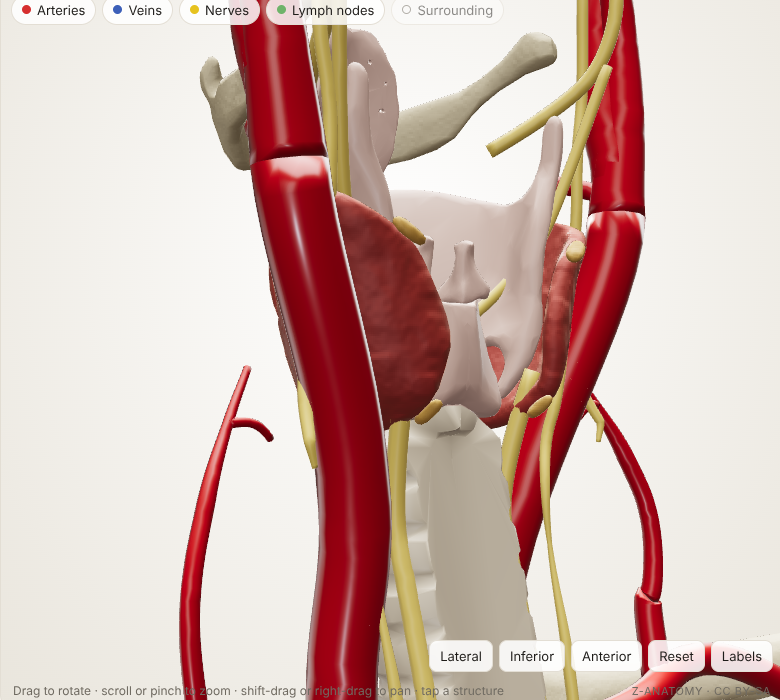
#> input picture shots/thy-postL.png, 780 x 700 px
$ python -i compose.py   (imports and definitions only)
#> lines starting #> are read from the running program, lines starting #| are printed output that depends on the picture; after the words box and inside, x2 and y2 are one past the last pixel; in counts of white or black regions, pixels touching at a corner belong together
# Assembles a narrated surgical film from the rendered 3D frames.
#   python3 tools/film/compose.py <film dir> <work dir> [segment ids...]
# Puts each frame on a dark backdrop, smooths the motion from the render
# rate to 24 fps (ffmpeg minterpolate), draws labels, step headings and
# subtitles crisply on top, cross-fades between steps, adds the title and
# closing cards and the narration, and writes <work dir>/film.mp4.
import json, os, re, subprocess, sys, math
import numpy as np
from PIL import Image, ImageDraw, ImageFont, ImageFilter, ImageEnhance

FILM, WORK = sys.argv[1], sys.argv[2]
S = WORK
W, H, FPS = 1280, 720, 24
# [2 lines not run here, left out]
# [1 line that did not run here, left out]
FONT = '/usr/share/fonts/opentype/inter/Inter-%s.otf'
f_label = ImageFont.truetype(FONT % 'Medium', 19)
f_sub = ImageFont.truetype(FONT % 'Medium', 27)
f_step = ImageFont.truetype(FONT % 'SemiBold', 15)
f_title = ImageFont.truetype(FONT % 'Bold', 34)
f_big = ImageFont.truetype(FONT % 'Bold', 64)
f_mid = ImageFont.truetype(FONT % 'Medium', 28)
f_small = ImageFont.truetype(FONT % 'Regular', 18)
ORANGE, WHITE, MUTED = (255, 138, 61), (245, 245, 245), (190, 198, 210)

def backdrop():
    y, x = np.mgrid[0:H, 0:W]
    r = np.sqrt(((x - W * 0.5) / W) ** 2 + ((y - H * 0.45) / H) ** 2)
    k = np.clip(r / 0.75, 0, 1)[..., None]
    c0, c1 = np.array([38, 46, 58]), np.array([10, 13, 18])
    return Image.fromarray((c0 * (1 - k) + c1 * k).astype(np.uint8), 'RGB')
BG = backdrop()
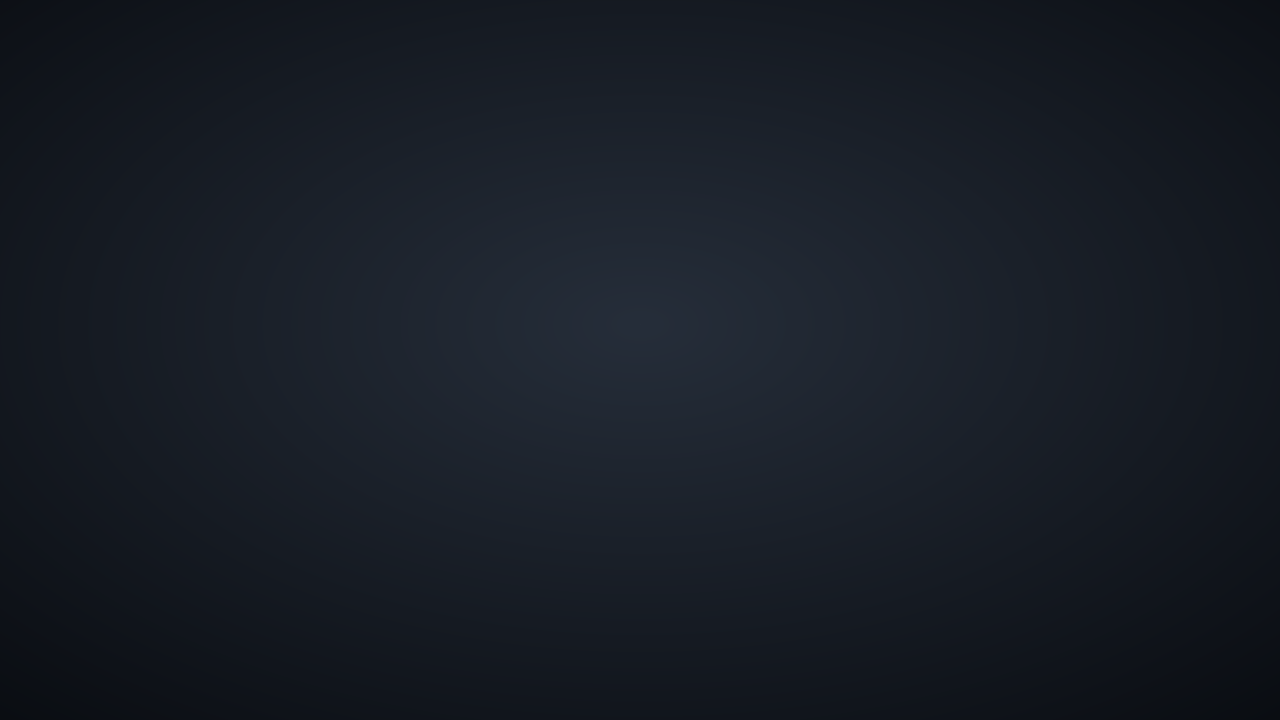
#> BG: PIL image 1280x720 RGB; mean R, G, B 23.1, 28.6, 37
#> further down, picture is the input picture: PIL image 780x700 RGB; mean R, G, B 211.2, 183.6, 176.9

def ease(t):
    t = max(0.0, min(1.0, t))
    return t * t * (3 - 2 * t)

# [19 lines left out: functions sentences, wrap, not called in this run]

def label_text(L):
    return L['name'] + ('  — at risk' if L['danger'] else '')

# [124 lines left out: functions place_labels, draw_labels, draw_chrome, title_card, outro_card, base_frames and 1 more, not called in this run]

def inset_alpha(spec, t):
    return ease((t - spec['from']) / 0.6) * ease((spec['to'] - t) / 0.6)

# [17 lines left out: function draw_inset, not called in this run]

def scope_view(im):
    """A scope shot seen as through the endoscope: a round field, dark outside."""
    global SCOPE_MASK
    if SCOPE_MASK is None:
        m = Image.new('L', (W, H), 0)
#> m: PIL image 1280x720 L; every value is 0
        r = H * 0.49
        ImageDraw.Draw(m).ellipse((W / 2 - r, H / 2 - r, W / 2 + r, H / 2 + r), fill=255)
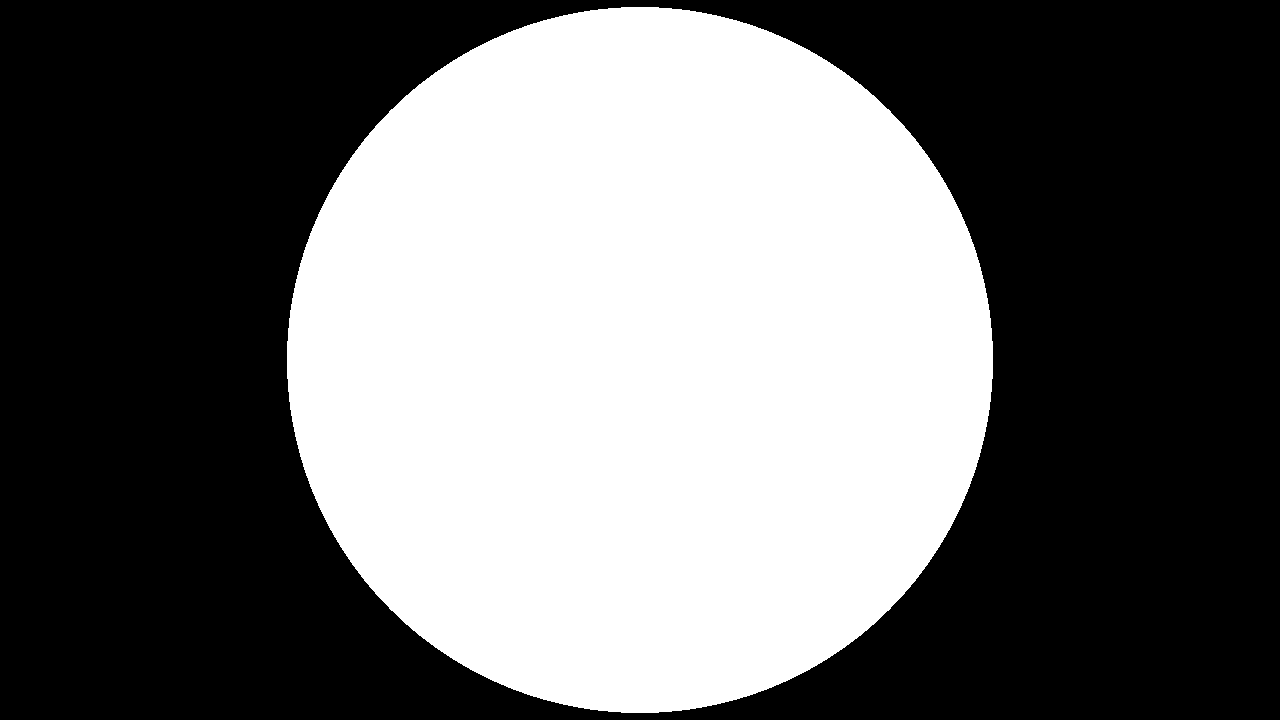
#> m: PIL image 1280x720 L; 42.5% white; 1 white region, box (x1, y1, x2, y2) and area: (287, 7, 993, 713) 391320
        SCOPE_MASK = m.filter(ImageFilter.GaussianBlur(18))
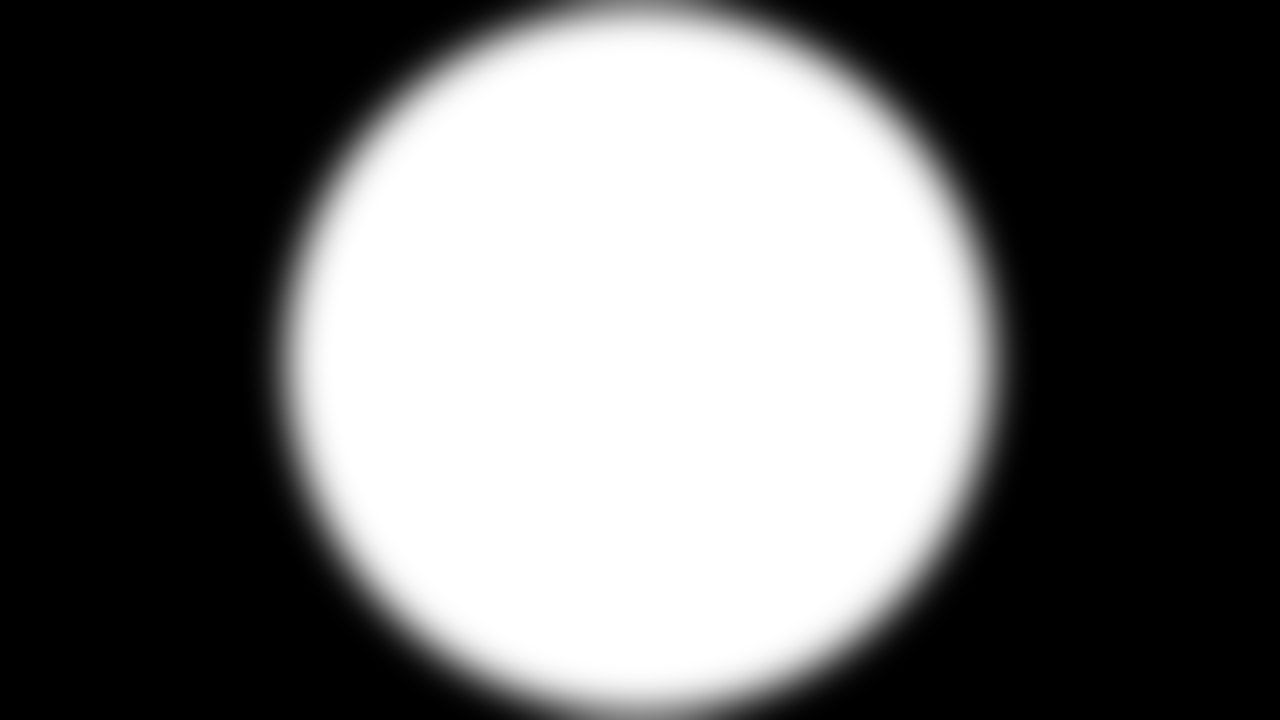
#> SCOPE_MASK: PIL image 1280x720 L; min 0, max 255, mean 108.1
    out = Image.new('RGB', (W, H), (4, 4, 6))
#> (the run stopped early here; a loop or call above may not have finished)
